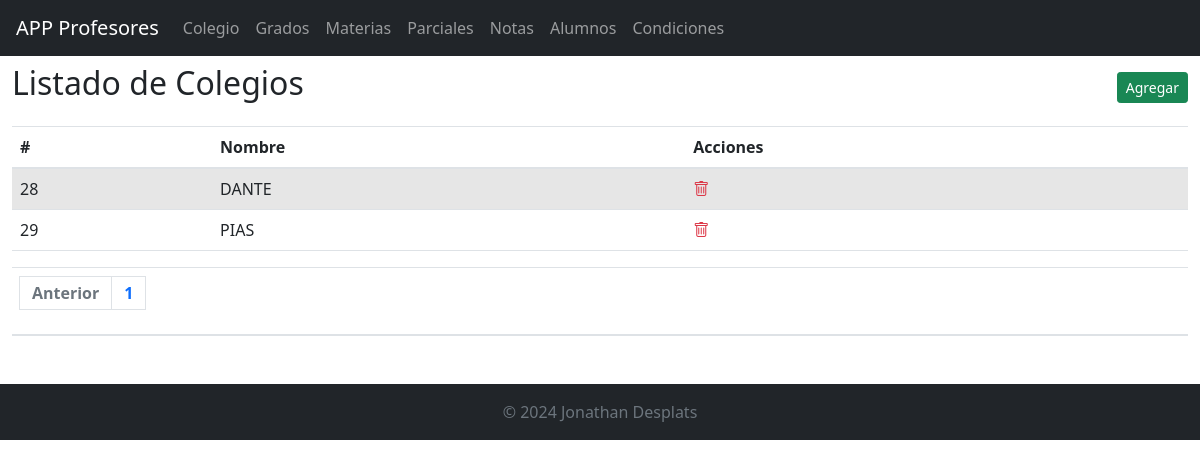
The app's page /colegio/ver with its own data.
### tables this page shows
CREATE TABLE colegios (
  id INTEGER PRIMARY KEY AUTOINCREMENT,
  nombre VARCHAR(255) NOT NULL
);

### routers/colegio.py (the view)
@router.get("/colegio/ver")
def verColegios(req:Request, page: int = 1):
    verDb = FuncionesDB()
    colegios = verDb.mostrarTablaPaginada("colegios", page, 15)
    total_productos = verDb.contarFilas("colegios")
    total_paginas = math.ceil(total_productos / 15)
    return template.TemplateResponse("colegio_ver.html", { "request" : req, "colegios": colegios, "page": page, "total_paginas": total_paginas })

### templates/colegio_ver.html (shortened to what this page needs)
{% include 'header.html' %}
{% include 'menu.html' %}
<div class="container-fluid mt-2">
  <div class="d-flex justify-content-between align-items-center mb-3">
    <h2>Listado de Colegios</h2>
    <a href="/colegio/nuevo/" class="btn btn-success btn-sm">Agregar</a>
  </div>
  <div class="table-responsive">
      <table class="table table-striped w-100">
          <thead>
              <tr>
                  <th>#</th>
                  <th>Nombre</th>
                  <th>Acciones</th>
              </tr>
          </thead>
          <tbody>
            {% for colegio in colegios %}
            <tr>
                <td>{{ colegio[0] }}</td>
                <td>{{ colegio[1] }}</td>
                <td><a href="#" onclick="confirmarBorrado('{{ colegio[0] }}')"><i class="bi bi-trash text-danger"></i></td>
            </tr>
            {% endfor %}
          </tbody>
      </table>
      <table class="table table-striped m-0">
        <thead><tr><th class="text-white m-0">
          <nav aria-label="Page navigation example m-0">
              <ul class="pagination">
                  <li class="page-item">
                      {% if page > 1 %}
                          <a class="page-link" href="/colegio/ver?page={{ page - 1 }}">Anterior</a>
                          {% else %}
                          <li class="page-item disabled">
                              <a class="page-link">Anterior</a>
                          </li>
                      {% endif %}
                  </li>
                  {% for i in range(total_paginas) %}
                      <li class="page-item"><a class="page-link" href="/colegio/ver?page={{ i + 1 }}">{{ i + 1 }}</a></li>
                  {% endfor %}
              </ul>
          </nav>
        </tr></thead>
      </table>
  </div>
</div>
{% include 'footer.html' %}

### records on screen
colegios: id "28", nombre "DANTE"
colegios: id "29", nombre "PIAS"

### other values on screen
{{ i + 1 }} "1"
